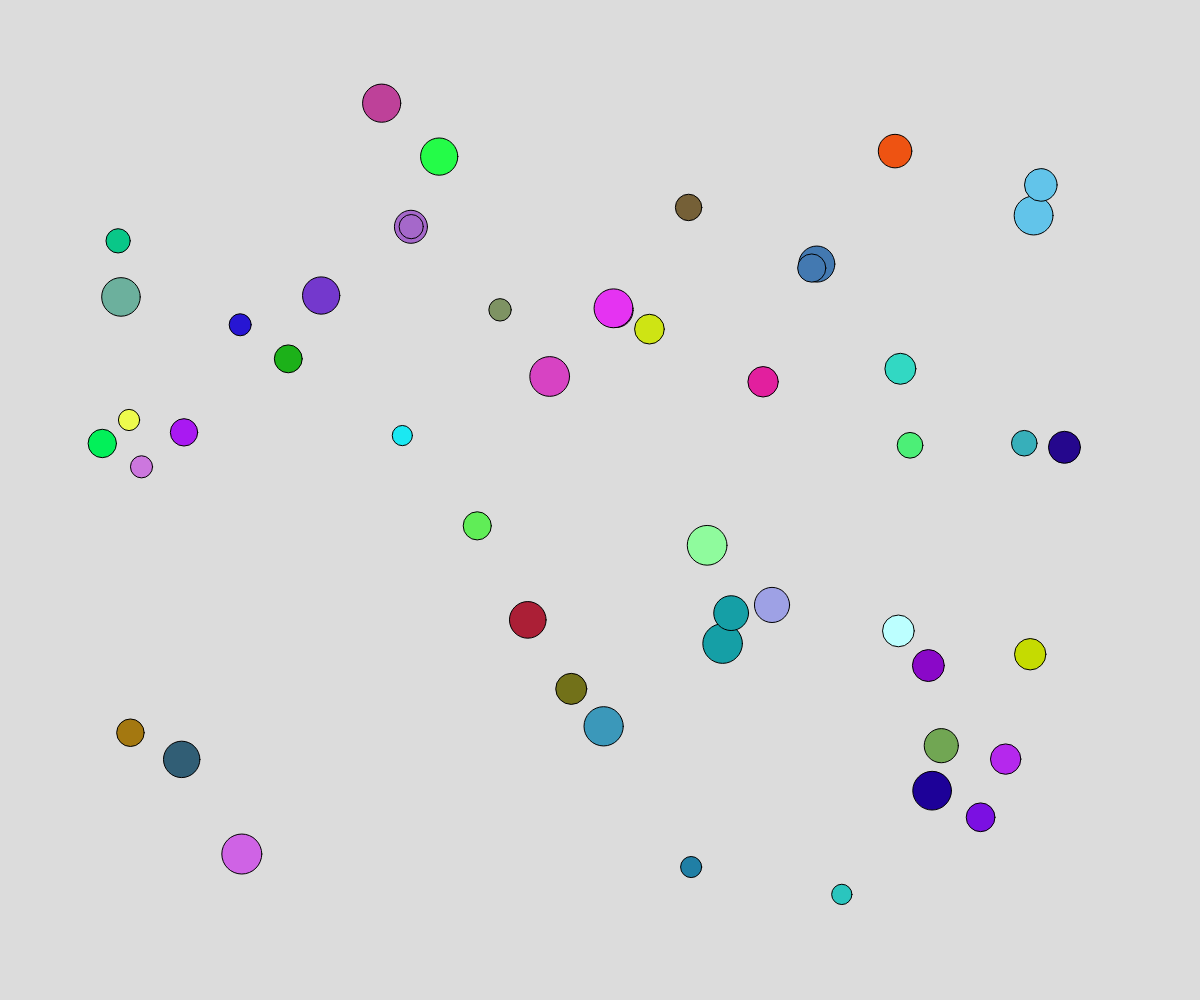
Frame 1 (no input)
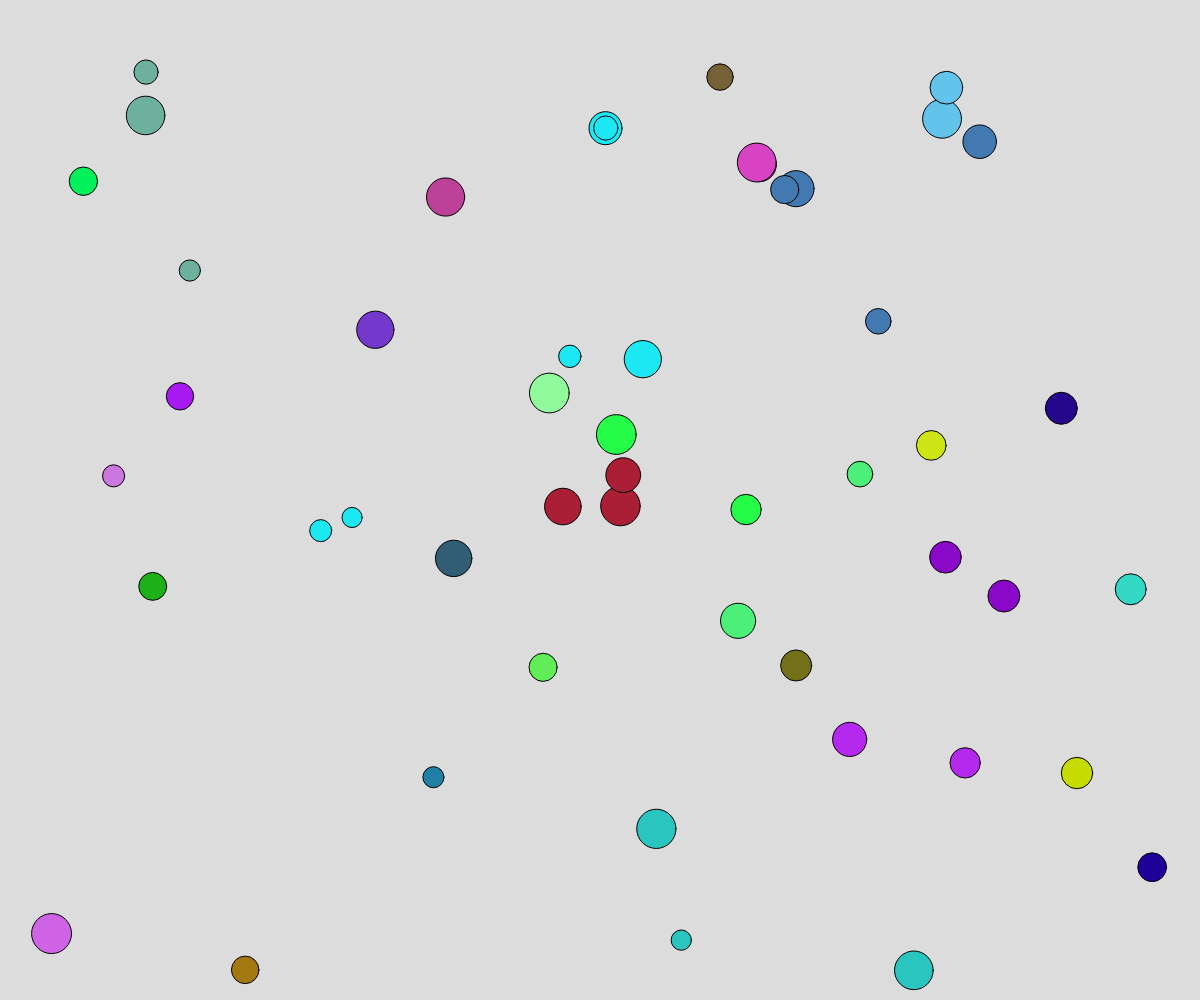
Frame 60 (no input)
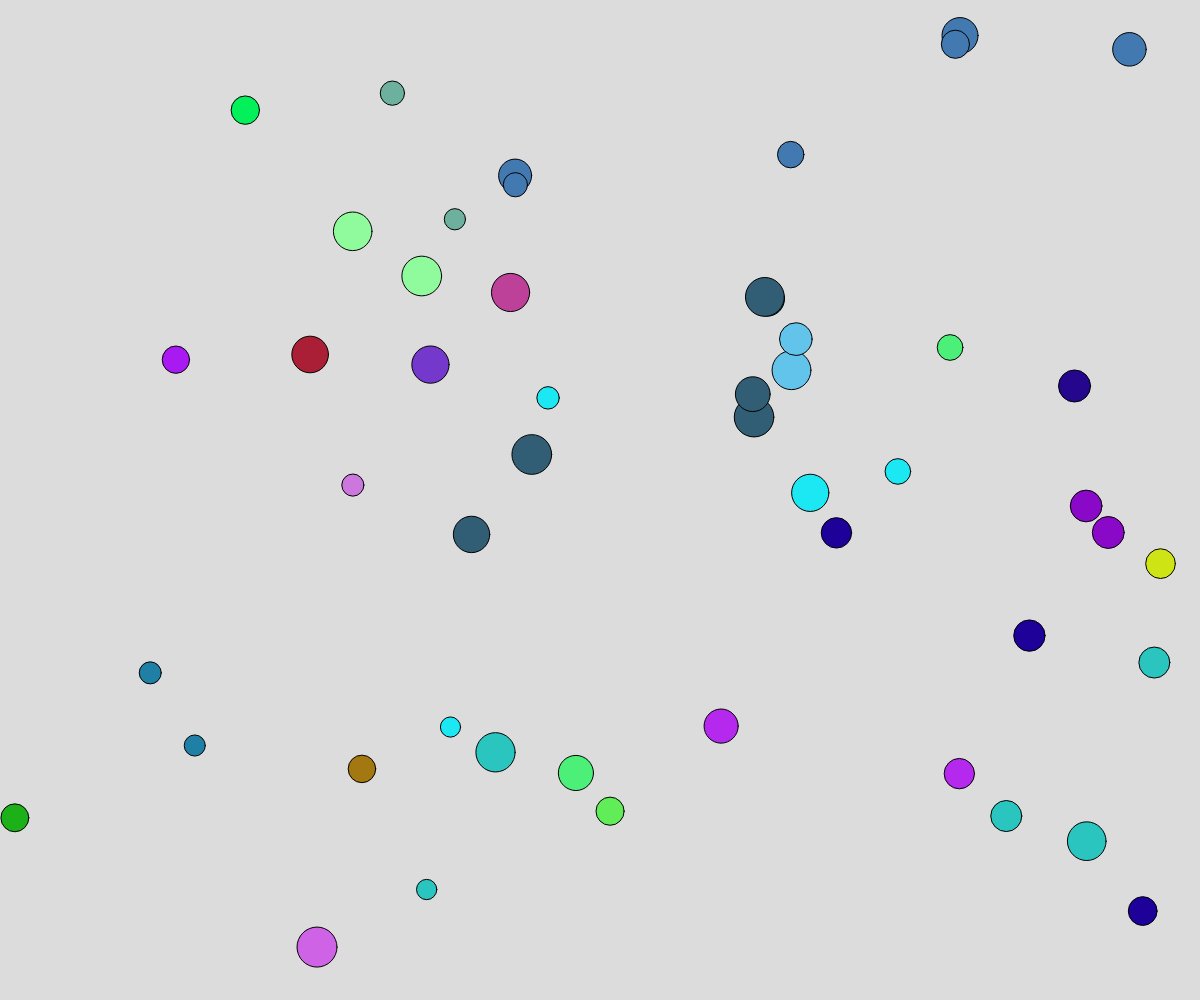
Frame 120 (the mouse pressed at the canvas centre since frame 60)

The p5.js sketch that drew these frames (run headless with seeded random() and noise() and a simulated clock; from frame 60 on, the mouse is pressed at the canvas centre):

// p5.js sketch
// ── sketch.js
// ball object demo

let ballArray = [];

function setup() {
  createCanvas(windowWidth, windowHeight);
  // spawn balls into array
  for (let i = 0; i < 50; i++) {
    ballArray.push(new Ball(random(100, width-100), random(100, height-100)));
  }
}

function draw() {
  background(220);

  for (let i = 0; i < ballArray.length; i++) {
    ballArray[i].move();
    for (let j = 0; j < ballArray.length; j++) {
      if (i !== j) {
        ballArray[i].collisionCheck(ballArray[j]);
      }
    }
    ballArray[i].display();
  }
}

class Ball {
  constructor(x, y){
    this.x = x;
    this.y = y;
    this.dx = random(-5, 5);
    this.dy = random(-5, 5);
    this.radius = random(10, 20);
    this.colour = (random(255), random(255), random(255));
    this.r = random(255);
    this.g = random(255);
    this.b = random(255);
  }

  move() {
    this.x += this.dx;
    this.y += this.dy;

    //bounce
    if (this.x <= 0 + this.radius || this.x >= width - this.radius) {
      this.dx *= -1;
    }
    if (this.y <= 0 + this.radius || this.y >= height - this.radius) {
      this.dy *= -1;
    }

  }
  display() {
    fill(this.r, this.g, this.b);
    circle(this.x, this.y, this.radius * 2);
  }

  collisionCheck(otherBall) {
    let distanceApart = dist(this.x, this.y, otherBall.x, otherBall.y);
    let sumOfRadii = this.radius + otherBall.radius;
    if (distanceApart <= sumOfRadii) {

      otherBall.r = this.r;
      otherBall.g = this.g;
      otherBall.b = this.b;

      let tempDx = this.dx;
      let tempDy = this.dy;

      this.dx = otherBall.dx;
      this.dy = otherBall.dy;

      otherBall.dx = tempDx;
      otherBall.dy = tempDy;
    }
  }
}
